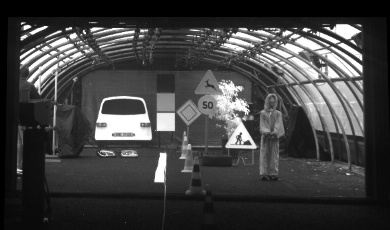
#> input picture data/SWIR/clear.jpg, 390 x 230 px
$ python -i functions.py   (imports and definitions only)
#> lines starting #> are read from the running program, lines starting #| are printed output that depends on the picture
#> further down, picture is the input picture: shape (230, 390); min 0, max 255, mean 64.8
"""
Direct support functions for VISWIR image processing and manipulation.
"""

# =============================================================================
# FILENAME:       functions.py
# DESCRIPTION:    Ce fichier contient les fonctions utilisées par le coeur de la
#                 fusion : "viswir_core_fusion" ; utilisées dans le cadre d'un
#                 projet de fusion d'images Visible et SWIR : VISWIR.
#
# REPOSITORY:     https://github.com/comsee-research/VISWIR.git
#
# AUTHOR:         [Riffard Alexandre]
# EMAIL:          [alexandre.riffard@uca.fr]
# CREATED:        [16-04-2025]
# LAST UPDATED:   [30-04-2025]
# VERSION:        1.0
#
# LICENSE:        GNU LESSER GENERAL PUBLIC LICENSE (voir LICENSE dans le dépôt)
#
# USAGE:          - Importer les fonctions depuis ce fichier dans le fichier "fusion.py".
#                 - Ces fonctions n'ont pas pour vocation à être utilisées en dehors du coeur de la fusion.
#
# DEPENDENCIES:   - numpy
#                 - skimage
#                 - cv2
#                 - scipy
#
# NOTES:
#   - ...
#
# CHANGELOG:
#   - [16-04-2025]: Création initiale du fichier à partir d'un ancien notebook.
#   - [29-04-2025]: Ajout de documentation dans certaines fonctions.
#
# =============================================================================

import numpy as np
import cv2
from scipy.signal import convolve2d
from scipy.ndimage import convolve, uniform_filter
import numpy.typing as npt


def pyramid_filter():
    """
    Generate a 1D Gaussian filter for pyramid construction.

    Returns
    -------
    numpy.ndarray
        1D Gaussian filter coefficients.
    """
    return np.array([0.0625, 0.25, 0.375, 0.25, 0.0625]) # [1, 4, 6, 4, 1] / 16

def laplacian_pyramid(image:npt.NDArray, levels:int|None=None) -> list[npt.NDArray]:
    """
    Build a Laplacian pyramid with explicit control over filtering and interpolation.

    Parameters
    ----------
    image : numpy.ndarray
        Input image.
    levels : int, optional
        Number of pyramid levels. If None, it is computed automatically
        based on the smallest image dimension.

    Returns
    -------
    list of numpy.ndarray
        List of Laplacian pyramid levels.
    """
    r, c = image.shape[:2]
#> r = 230; c = 390
    if levels is None:
        levels = int(np.floor(np.log2(min(r, c))))
#> levels = 7

    pyr = []
    filter_1d = pyramid_filter()
    current_image = image

    for _ in range(levels - 1):
        # Appliquer un filtre passe-bas (filtrage Gaussien)
        low_pass = convolve2d(current_image, filter_1d[:, None], mode='same', boundary='symm')
        low_pass = convolve2d(low_pass, filter_1d[None, :], mode='same', boundary='symm')
        # Sous-échantillonnage
        downsampled = low_pass[::2, ::2]

        # Interpolation
        upsampled = np.zeros_like(current_image)
        upsampled[::2, ::2] = downsampled
        reconstructed = convolve2d(upsampled, filter_1d[:, None], mode='same', boundary='symm')
        reconstructed = convolve2d(reconstructed, filter_1d[None, :], mode='same', boundary='symm')

        # Calcul de la différence pour obtenir le niveau Laplacien
        laplacian = current_image - reconstructed
        pyr.append(laplacian)

        # Mise à jour de l'image courante pour le niveau suivant
        current_image = downsampled
#> this loop made 6 passes
#> pass 1, in laplacian_pyramid, `low_pass = convolve2d(current_image, filter_1d[:, None], mode='same', ..`:
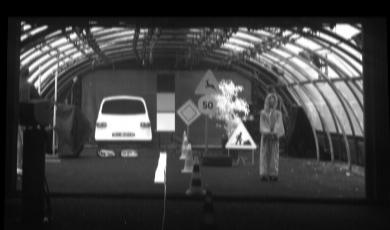
#> low_pass: shape (230, 390) float64; min 0, max 255, mean 64.8
#> pass 1, in laplacian_pyramid, `downsampled = low_pass[::2, ::2]`:
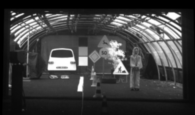
#> downsampled: shape (115, 195) float64; min 0, max 255, mean 64.7
#> pass 1, in laplacian_pyramid, `reconstructed = convolve2d(upsampled, filter_1d[:, None], mode='same',..`:
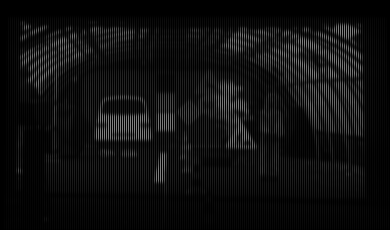
#> reconstructed: shape (230, 390) float64; min 0, max 127.5, mean 16.1
#> after the loop, pyr = 6 items

    pyr.append(current_image)  # Ajouter le dernier niveau (résidu)
    return pyr

# [234 lines left out: functions reconstruct_laplacian_pyramid, reconstruct_laplacian_pyramid_2, reconstruct_without_laplacian, gaussian_pyramid, my_upsample, downsample and 3 more, not called in this run]

>>> import cv2
>>> picture = cv2.imread('../../data/SWIR/clear.jpg', cv2.IMREAD_GRAYSCALE)
>>> result = laplacian_pyramid(picture)
#> result = 7 items

$ run again, on data/SWIR/fog.jpg
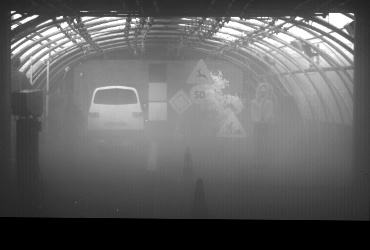
#> input picture data/SWIR/fog.jpg, 370 x 250 px
#> picture is the input picture: shape (250, 370); min 0, max 255, mean 99.2
#> the loop in laplacian_pyramid, `for _ in range(levels - 1):` made 6 passes
#> pass 1, in laplacian_pyramid, `downsampled = low_pass[::2, ::2]`:
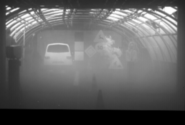
#> downsampled: shape (125, 185) float64; min 0, max 255, mean 99.2
#> pass 1, in laplacian_pyramid, `reconstructed = convolve2d(upsampled, filter_1d[:, None], mode='same',..`:
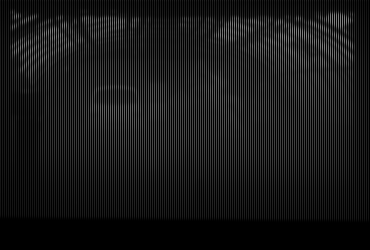
#> reconstructed: shape (250, 370) float64; min 0, max 127.4, mean 24.7
#> after the loop in laplacian_pyramid, `for _ in range(levels - 1):`: pyr = 6 items
#> result = 7 items

$ run again, on data/SWIR/rain.jpg
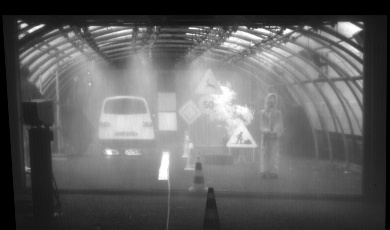
#> input picture data/SWIR/rain.jpg, 390 x 230 px
#> picture is the input picture: shape (230, 390); min 0, max 255, mean 97.3
#> the loop in laplacian_pyramid, `for _ in range(levels - 1):` made 6 passes
#> pass 1, in laplacian_pyramid, `downsampled = low_pass[::2, ::2]`:
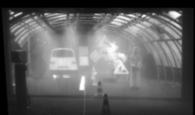
#> downsampled: shape (115, 195) float64; min 0, max 254.7, mean 97.2
#> pass 1, in laplacian_pyramid, `reconstructed = convolve2d(upsampled, filter_1d[:, None], mode='same',..`:
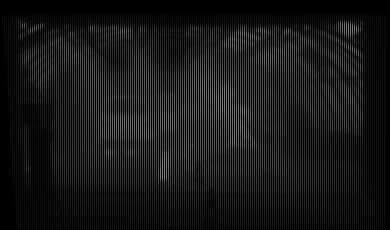
#> reconstructed: shape (230, 390) float64; min 0, max 127, mean 24.2
#> after the loop in laplacian_pyramid, `for _ in range(levels - 1):`: pyr = 6 items
#> result = 7 items
